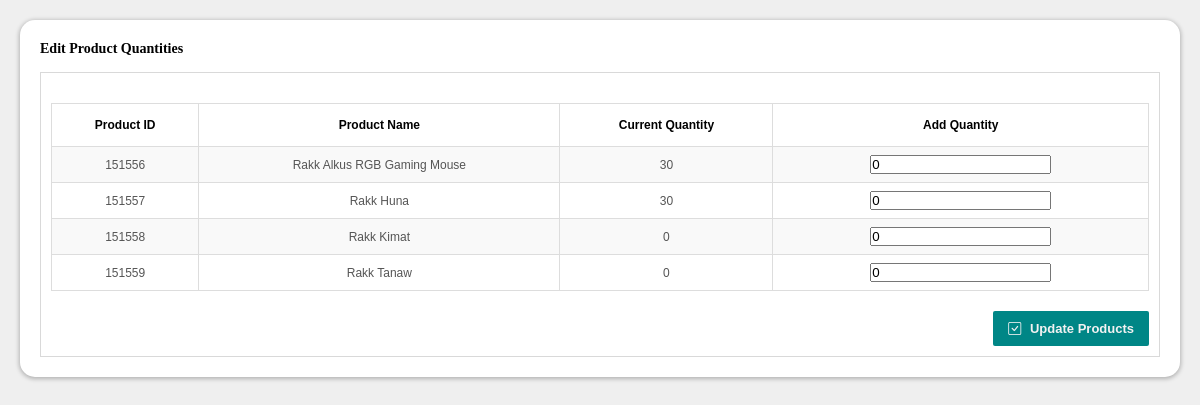
/admin/update_prod.php (signed in), run on the app's committed database.
### tables this page shows
CREATE TABLE `prod_inventory` (
  `invID` int(11) NOT NULL,
  `prodID` int(100) NOT NULL,
  `prod_name` varchar(250) NOT NULL,
  `price` int(50) NOT NULL,
  `qty` int(250) NOT NULL,
  `sold` int(100) NOT NULL,
  `last_update` timestamp NOT NULL DEFAULT current_timestamp() ON UPDATE current_timestamp(),
  `updated_by` varchar(250) NOT NULL
);

### admin/update_prod.php (the view, shortened to what this page needs)
<?php
$servername = "localhost";
$username = "root";
$password = "";
$dbname = "th_db";
$conn = new mysqli($servername, $username, $password, $dbname);
$query = "SELECT * FROM prod_inventory";
$result = mysqli_query($conn, $query);
?>
<!DOCTYPE html>
<html lang="en">
<head>
    <link rel="stylesheet" href="css/dashboard.css">
    <link rel="stylesheet" href="../assets/font/inter.css">
    <link rel="stylesheet" href="../node_modules/bootstrap-icons/font/bootstrap-icons.css">
    <link rel="stylesheet" type="text/css" href="https://cdn.datatables.net/1.10.25/css/jquery.dataTables.css">
</head>
<body>
    <div class="dashboard-content">
        <div class="wrapper-dashboard">
            <div class="flex-parent">
                <h3>Edit Product Quantities</h3>
            </div><br>
            <div class="card-body">
                <div class="row">
                    <form action="<?php echo htmlspecialchars($_SERVER["PHP_SELF"]); ?>" method="post">
                        <table class="table">
                            <tr>
                                <th>Product ID</th>
                                <th>Product Name</th>
                                <th>Current Quantity</th>
                                <th>Add Quantity</th>
                            </tr>
                            <?php while ($row = mysqli_fetch_assoc($result)) { ?>
                                <tr>
                                    <td><?php echo $row['prodID']; ?></td>
                                    <td><?php echo $row['prod_name']; ?></td>
                                    <td><?php echo $row['qty']; ?></td>
                                    <td><input type="number" name="quantity[<?php echo $row['prodID']; ?>]" value="0"></td>
                                </tr>
                            <?php } ?>
                        </table>
                        <button type="submit" class="button-link">
                            <i class="bi bi-check-square"></i> Update Products
                        </button>
                    </form>
                </div>
            </div>
        </div>
    </div>
</body>
</html>

### admin/css/dashboard.css (style rules this page uses)
* { margin: 0; box-sizing: border-box; padding: 0; }
:root { --lightColor: #F5F5F5; --shadedColor: #E7E7E7; --darkModeNav: #292929; --darkBody: #5C5C5C; }
.dashboard-content { padding: 20px; font: 12px/normal 'Inter'; background-color: #EFEFEF; }
.wrapper-dashboard { width: 100%; height: auto; flex-shrink: 0; padding:20px; border-radius: 15px; background: #FFF; box-shadow: 0px 1px 4px 1px rgba(0, 0, 0, 0.25); }

### admin/update_prod.php (style rules this page uses)
.table { width: 100%; border-collapse: collapse; text-align: center; margin: 20px 0; font-family: Arial, sans-serif; }
.table th, .table td { border: 1px solid #ddd; padding: 8px; }
.table th { padding-top: 12px; padding-bottom: 12px; }
.table tbody tr:nth-child(even) { background-color: #f9f9f9; }
.table tbody td { color: #555; }
.table tbody tr { border-bottom: 1px solid #ddd; }
.dashboard-content { width: 100%; padding: 20px; min-height: 100vh; }
.button-link { width: auto; height: auto; flex-shrink: 0; display: inline-block; font-size: 13px; text-align: center; text-decoration: none; color:#f2f2f2; padding:10px 15px; font-weight:bold; border-radius:2px; background-color: #008686; border:none; cursor:pointer; float:right; }
.button-link .bi { margin-right: 5px; }
.flex-parent { display: flex; align-items: center; justify-content: space-between; }
.flex-parent h3 { margin: 0; transition: transform 0.2s ease-in-out; display: flex; align-items: center; }
.wrapper-dashboard { margin:0; }
.card-body { border:1px solid #d9d9d9; width:auto; padding:10px; margin: 0 auto; display: block; line-height:1.5; }
.row::after { content: ""; display: table; clear: both; }

### data on the page
prod_inventory: prodID "151556", prod_name "Rakk Alkus RGB Gaming Mouse", qty "30"
prod_inventory: prodID "151557", prod_name "Rakk Huna", qty "30"
prod_inventory: prodID "151558", prod_name "Rakk Kimat", qty "0"
prod_inventory: prodID "151559", prod_name "Rakk Tanaw", qty "0"
